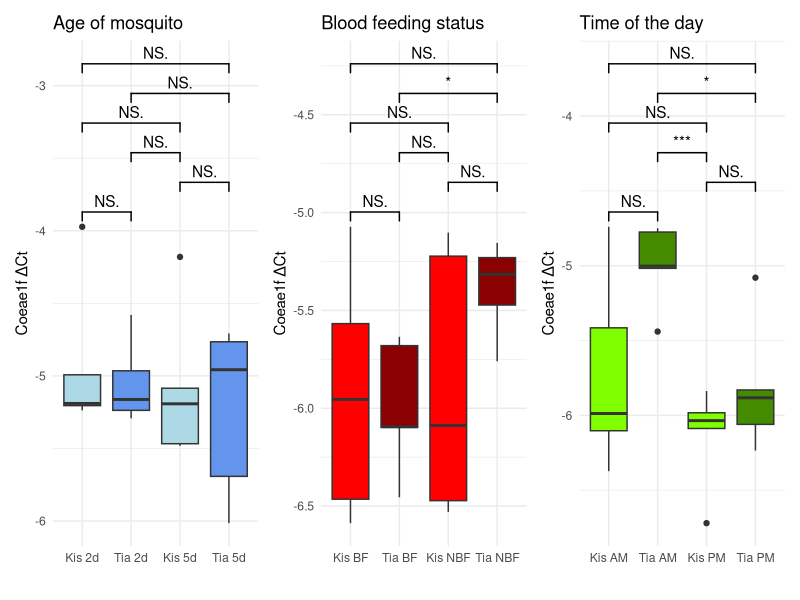
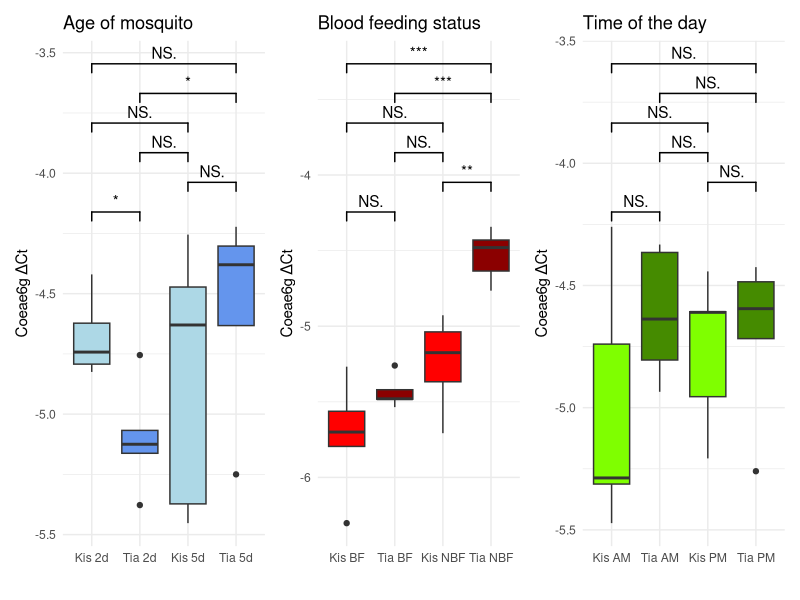
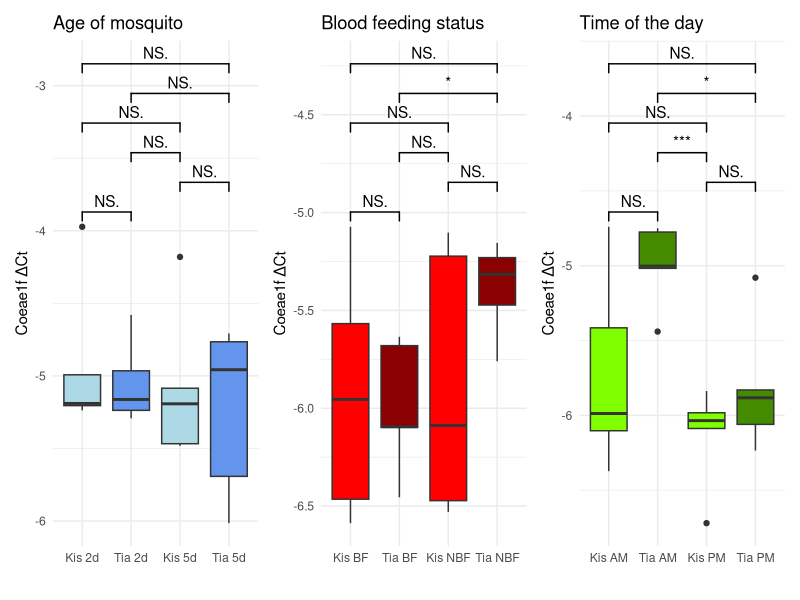
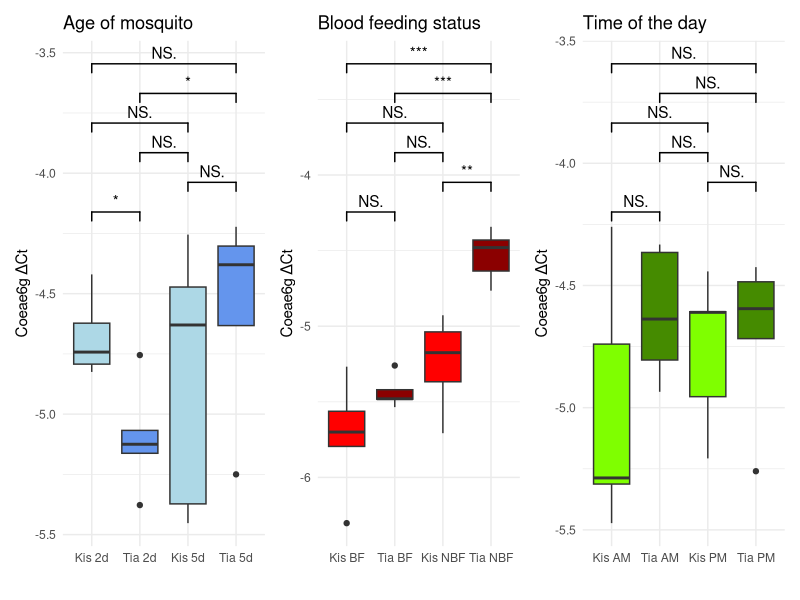

Generate these figures, in order, with R:
# Gene_expression_analysis_box plots for Coeae1f and Coeae6g
# same layout and colours as the box plots for Cyp6p3, Cyp6m2 and Cyp6aa1 (28/07/2024)

#load packages
library(readxl)
library(ggplot2)
library(ggsignif)
library(patchwork)

age_mosq <- read_excel("gene_expression_data_5genes.xlsx",
                       sheet = "Age of the mosquito condition")

blood_feeding <- read_excel("gene_expression_data_5genes.xlsx",
                            sheet = "Blood feeding status condition")

time_conditon <- read_excel("gene_expression_data_5genes.xlsx",
                            sheet = "Time of the day condition")

# groups and labels (as for the Cyp6 genes) ------------------------------------------
age_mosq$Sample_Time <- paste(age_mosq$`Sample Name`, trimws(age_mosq$`Time of the day`), sep = " ")
age_mosq$Sample_Time <- factor(age_mosq$Sample_Time, levels = c("Kisumu 2 Days", "Tiassale 2 Days", "Kisumu 5 Days", "Tiassale 5 Days"),
                               labels = c("Kis 2d", "Tia 2d", "Kis 5d", "Tia 5d"))

blood_feeding$Sample_Blood <- paste(blood_feeding$`Sample Name`, blood_feeding$`Blood-feeding status`, sep = " ")
blood_feeding$Sample_Blood <- factor(blood_feeding$Sample_Blood, levels = c("Kisumu Blood-fed", "Tiassale Blood-fed", "Kisumu Non-blood-fed", "Tiassale Non-blood-fed"),
                                     labels = c("Kis BF", "Tia BF", "Kis NBF", "Tia NBF"))

time_conditon$Sample_Time <- paste(time_conditon$`Sample Name`, time_conditon$`Time of the day`, sep = " ")
time_conditon$Sample_Time <- factor(time_conditon$Sample_Time, levels = c("Kisumu 6AM", "Tiassale 6AM", "Kisumu 6PM", "Tiassale 6PM"),
                                    labels = c("Kis AM", "Tia AM", "Kis PM", "Tia PM"))

# Function for one panel ----------------------------------------------------------------
# test = "t.test" so that the asterisks are the pairwise t-tests described in the figure legends
make_box <- function(data, xvar, gene, title, labs4, cols) {
  ggplot(data = data, aes(x = .data[[xvar]], y = .data[[gene]], fill = .data[[xvar]])) +
    geom_boxplot() +
    labs(x = "", y = paste(gene, "ΔCt"), title = title) +
    geom_signif(comparisons = list(
      c(labs4[1], labs4[2]),
      c(labs4[3], labs4[4]),
      c(labs4[2], labs4[3]),
      c(labs4[1], labs4[3]),
      c(labs4[2], labs4[4]),
      c(labs4[1], labs4[4])),
      test = "t.test", map_signif_level = TRUE, step_increase = 0.1) +
    scale_fill_manual(values = setNames(cols, labs4)) +
    theme_minimal() + theme(legend.position = "none")}

age_labels   <- c("Kis 2d", "Tia 2d", "Kis 5d", "Tia 5d")
blood_labels <- c("Kis BF", "Tia BF", "Kis NBF", "Tia NBF")
time_labels  <- c("Kis AM", "Tia AM", "Kis PM", "Tia PM")
age_cols   <- c("lightblue", "cornflowerblue", "lightblue", "cornflowerblue")
blood_cols <- c("red", "darkred", "red", "darkred")
time_cols  <- c("chartreuse1", "chartreuse4", "chartreuse1", "chartreuse4")

for (gene in c("Coeae1f", "Coeae6g")) {
  p_age   <- make_box(age_mosq, "Sample_Time", gene, "Age of mosquito", age_labels, age_cols)
  p_blood <- make_box(blood_feeding, "Sample_Blood", gene, "Blood feeding status", blood_labels, blood_cols)
  p_time  <- make_box(time_conditon, "Sample_Time", gene, "Time of the day", time_labels, time_cols)
  combined <- p_age + p_blood + p_time
  print(combined)
  ggsave(filename = paste0("boxplots_", gene, ".png"), plot = combined, device = "png", dpi = 300, width = 10, height = 5)}
